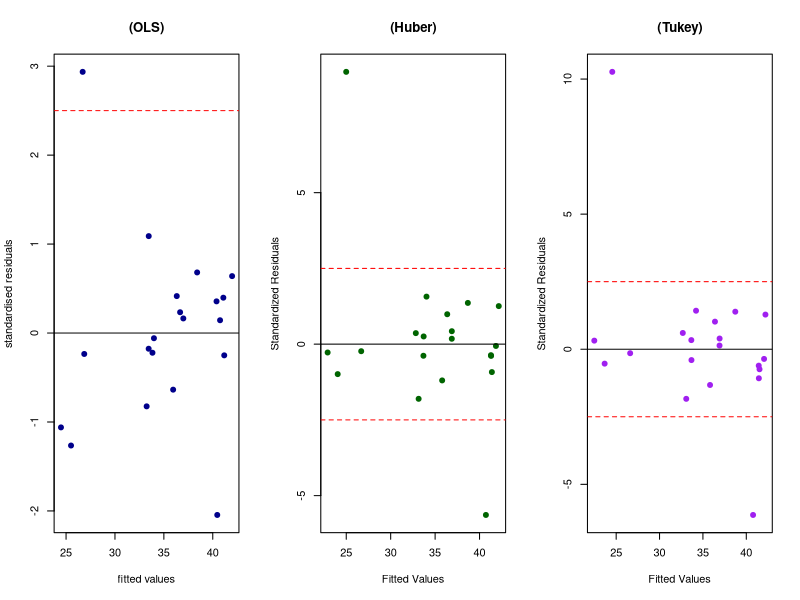

The R source for this figure:
## ---- chunk 1

library(robustbase)#先加载这个数据包才能读取数据
data("coleman") #记得加“”
str(coleman)
head(coleman)
colnames(coleman)[1:5] <- c("X1","X2","X3","X4","X5")#重新命名变量，记得加""！

## ---- chunk 2
library("MASS")
#OLS
ols_model <- lm(Y~X1+X2+X3+X4+X5,coleman)
summary(ols_model)
#Huber ME
huber_model <- rlm(Y~X1+X2+X3+X4+X5,data=coleman,
                   psi=psi.huber,
                   k=1.345)
summary (huber_model)

#Tukey ME
tukey_model <- rlm(Y~X1+X2+X3+X4+X5,data=coleman,
                    psi=psi.bisquare,
                    k=4.658)

summary(tukey_model)

## ---- chunk 3
#提取系数和标准误差
ols_coe<-summary(ols_model)$coefficients
huber_coe<-summary(huber_model)$coefficients
tukey_coe<-summary(tukey_model)$coefficients
#构造表格
coe_names <- rownames(ols_coe)#rownames() 提取的是 每一行所代表的对象名
#构造结果表格
results_2 <- data.frame(
  Term=coe_names,
  OLS_estimate=round(ols_coe[,"Estimate"],4),#round保留4位小数
  OLS_se=round(ols_coe[,"Std. Error"],4),
  
  Huber_estimate=round(huber_coe[,"Value"],4),#没有列名叫 "Estimate"，而是叫 "Value"
  Huber_se=round(huber_coe[,"Std. Error"],4),
  
  Tukey_estimate=round(tukey_coe[,"Value"],4),
  Tukey_se=round(tukey_coe[,"Std. Error"],4)
)
View(results_2)

## ---- chunk 4
par(mfrow = c(1, 3))
#标准化残差
ols_residuals <- rstandard(ols_model)
#fitted value
ols_fitted <- fitted(ols_model)
#plot
plot(ols_fitted,ols_residuals,
     main="(OLS)",
     xlab="fitted values",
    ylab="standardised residuals",
     pch=19,col="darkblue")
#添加辅助线
abline(h=abs(2.5),col="red",lty=2)#2是虚线
abline(h = 0, col = "black", lty = 1)#1是实线

#Huber 标准差VS拟合值散点图

# Huber 标准化残差
huber_resid <- residuals(huber_model)
huber_scale <- huber_model$s
huber_rstd <- huber_resid / huber_scale

huber_fitted <- fitted(huber_model)

plot(huber_fitted, huber_rstd,
     main = "(Huber)",
     xlab = "Fitted Values",
     ylab = "Standardized Residuals",
     pch = 19, col = "darkgreen")

abline(h = 2.5, col = "red", lty = 2)
abline(h = -2.5, col = "red", lty = 2)
abline(h = 0, col = "black", lty = 1)

# 3 Tukey标准差VS拟合值散点图
# Tukey 标准化残差
tukey_resid <- residuals(tukey_model)
tukey_scale <- tukey_model$s
tukey_rstd <- tukey_resid / tukey_scale

tukey_fitted <- fitted(tukey_model)

plot(tukey_fitted, tukey_rstd,
     main = "(Tukey)",
     xlab = "Fitted Values",
     ylab = "Standardized Residuals",
     pch = 19, col = "purple")

abline(h = 2.5, col = "red", lty = 2)
abline(h = -2.5, col = "red", lty = 2)
abline(h = 0, col = "black", lty = 1)

## ---- chunk 5
#outliers
which(abs(ols_residuals) > 2.5)
outlier_2 <- rstudent(ols_model)
#leverage
leve_2 <- hatvalues(ols_model)
n_2 <- nrow(coleman)
p_2 <- length(coef(ols_model))
lev.thresh <- 2 * p_2 / n_2   # 杠杆值阈值
inf.thresh <- 4 / n_2       # Cook's D 阈值

#cook distance
cook_dis <- cooks.distance(ols_model)
outliers_2 <-subset(coleman,abs(rstudent(ols_model))>2.5) 
leverage_2 <- subset(coleman,leve_2>lev.thresh)
cook_2 <- subset(coleman,cook_dis>inf.thresh)
print(outliers_2)
print(leverage_2)
print(cook_2)
